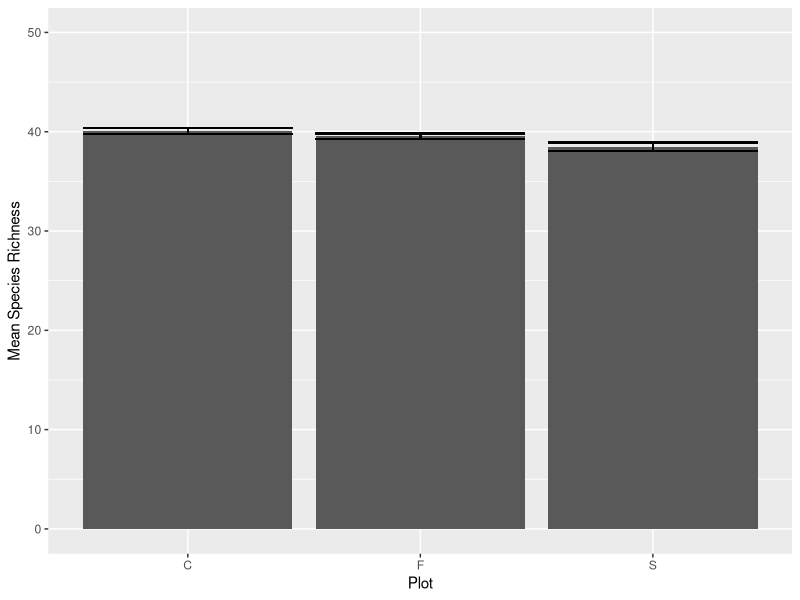
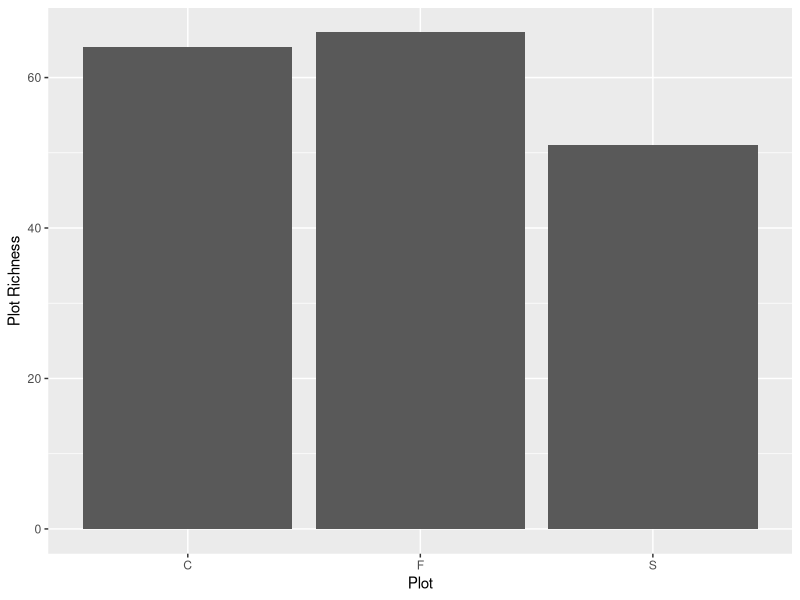
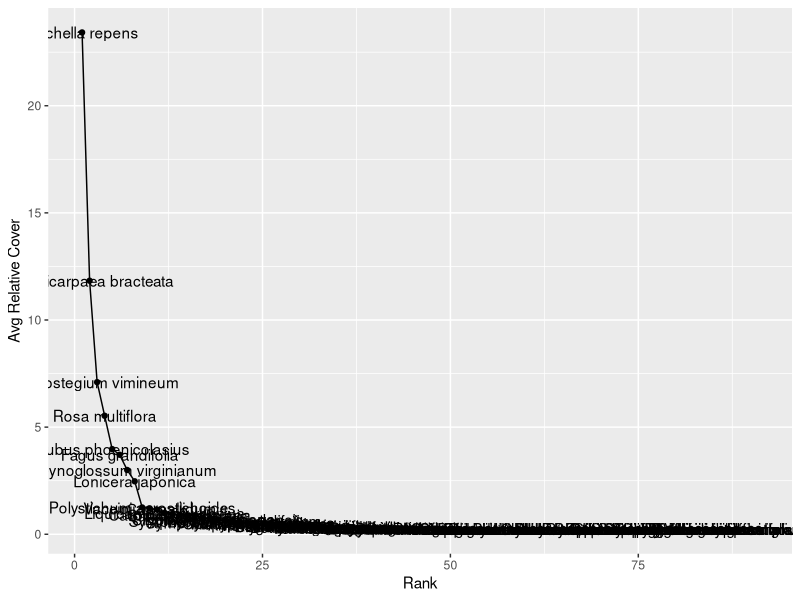
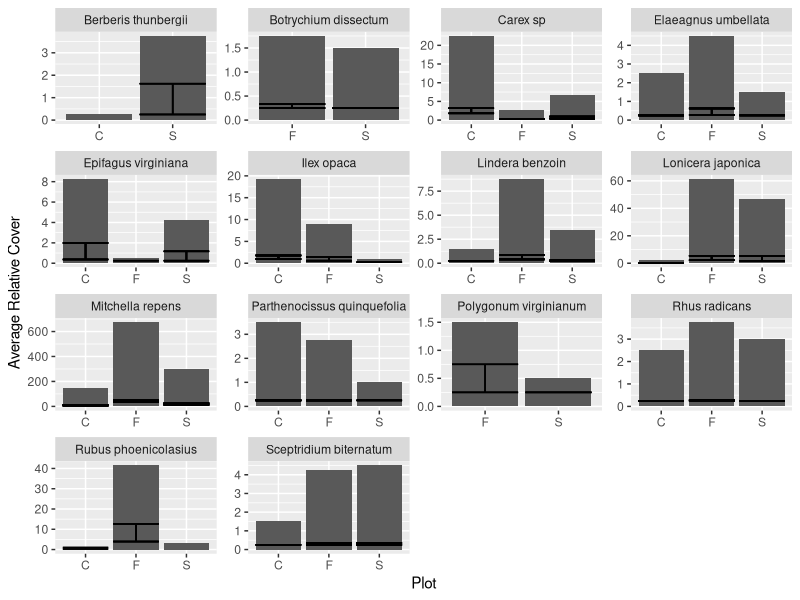

Reproduce these figures in R, in order.
## ---- chunk 1
knitr::opts_chunk$set(echo = TRUE)
knitr::opts_knit$set("D:/School Stuff/Graduate Stuff/Graduate Classes/Spring 2023/UNCG_DataWrangling" = '/tmp')
library(tidyverse)
theme_bw()
stormbase<-read.csv("TEMPEST_SERC_understory sppcomp_2021.csv")
## ---- chunk 2

#Plant data
plantdet= stormbase%>%
  filter(!str_detect(species, c("infrastructure"))) %>%
  filter(!str_detect(species, c("bare"))) %>%
  filter(!str_detect(species, c("basal"))) %>%
  filter(!str_detect(subplot, c('additional')))

plantspec<-as.data.frame(unique(plantdet$species))

#Treatment data
stormtreat<-stormbase %>%
  select(plot, subplot)%>%
  mutate(treatment = ifelse(plot %in% "C", "Control", plot)) %>%
  mutate(treatment=ifelse(plot %in% "S","Saltwater inundation", treatment)) %>%
 mutate(treatment=ifelse(plot %in% "F","Freshwater inundation", treatment))

## ---- chunk 3
#Calculate total plant cover (no non-plants) for each subplot in a new dataframe, removing additional (0 cover) species. Join these dataframes back into original cover data, and calculate cover as 100*(species_cover/total_cover)


#divide by subplot and cover
subcover<-plantdet %>%
  filter(!str_detect(subplot,c("additonal"))) %>%
  group_by(subplot) %>%
  summarise(totalcover=sum(cover))%>%
  ungroup()

bigdata<-left_join(plantdet,subcover) %>%
  group_by(subplot) %>%
  mutate(relative_cover=100*(cover/totalcover)) %>%
  select(-notes)

## ---- chunk 4
#Make 2 new dataframes

#one with plant species richness by subplot, with mean and st.error of subplot species richness

sprichness <- bigdata %>% 
  group_by(subplot) %>% 
  mutate(splotrichness = n_distinct(species)) %>% 
  ungroup()


#The other with plant species richness by plot, including additional species

plotrichness <- sprichness %>% 
  group_by(plot) %>% 
  mutate(plotrichness = n_distinct(species)) %>% 
  ungroup()

## ---- chunk 5
#Now, we need to make our figures. To make them, we need to find mean and st.error

std.error <- function(x) sd(x)/sqrt(length(x))
   
meanrich <- plotrichness %>% group_by(plot) %>% 
  mutate(meansprichness = mean(splotrichness)) %>% 
  mutate(st.errsprichness = std.error(splotrichness))

plotsprich <- meanrich %>% 
  group_by(plot) %>% 
  summarize(plotrichness = n_distinct(species)) %>%
  ungroup()

#One should be a bar graph showing richness by plot, with mean and st.error by subplot
ggplot(meanrich, aes(x=plot, y=meansprichness)) +
  geom_bar(stat= "identity") +
  geom_errorbar(aes(ymin = meansprichness - st.errsprichness,
                    ymax = meansprichness + st.errsprichness)) +ylim(0,50) +
  xlab("Plot") +
  ylab("Mean Species Richness")


#The other should be a bar graph showing richness at the plot level
ggplot(plotsprich, aes(x=plot, y=plotrichness)) +
  geom_bar(stat= "identity") +
  xlab("Plot") +
  ylab("Plot Richness")


## ---- chunk 6
#Make a rank-abundance curve for avg understory plant community composition

#Calculate relative cover for all species across subplots, in each plot
relcover <- plantdet %>%
  group_by(plot, species) %>% 
  summarize(average_rel_cov = mean(cover)) %>% 
  ungroup()

#Calculate relative cover of species across plots
species_cover <- relcover %>% 
  group_by(species) %>% 
  summarize(average_rel_cov = mean(average_rel_cov))

#Sort dataframe by highest to lowest cover
cover_ranked <- species_cover %>% 
  arrange(desc(average_rel_cov))

#Rank species by relative cover
cover_ranked <- cover_ranked %>% 
  mutate(number = 1:91)


#Graph species by relative cover and rank
ggplot(cover_ranked, aes(x=number, y=average_rel_cov)) +
  geom_point() +
  geom_line() +
  geom_text(aes(label = species)) +
  xlab("Rank") +
  ylab("Avg Relative Cover")
## ---- chunk 7
#Calc mean/st. error by plot
relcover_mean <- plantdet %>%
  group_by(plot, species) %>% 
  mutate(average_rel_cov = mean(cover)) %>% 
  mutate(stderror = std.error(cover)) %>% 
  select(plot, species, cover, average_rel_cov, stderror) %>%
  ungroup()

#Select specific species to study on figure

spsubset <- relcover_mean %>%
  filter(species %in% c("Berberis thunbergii", "Botrychium dissectum", "Carex sp", "Elaeagnus umbellata", "Epifagus virginiana", "Gallium circaezans", "Ilex opaca", "Lindera benzoin", "Lonicera japonica", "Mitchella repens", "Parthenocissus quinquefolia", "Polygonum virginianum", "Rhus radicans", "Rubus phoenicolasius", "Sceptridium biternatum", "Symphotrichium lateriflorum"))

    
specieslist<-c("Berberis thunbergii", "Botrychium dissectum","Carex sp", "Elaeagnus umbellata", "Epifagus virginiana","Gallium circaezans", "Ilex opaca", "Lindera benzoin", "Lonicera japonica", "Mitchella repens", "Parthenocissus quinquefolia", "Polygonum virginianum", "Rhus radicans", "Rubus phoenicolasius", "Sceptridium biternatum", "Symphotrichium lateriflorum")

ggplot(spsubset, aes(x= plot, y=average_rel_cov)) +
  geom_bar(stat="identity") +
  geom_errorbar(aes(ymin = average_rel_cov - stderror,
                    ymax = average_rel_cov + stderror)) +
  facet_wrap(~species, scales = 'free') +
  ylab("Average Relative Cover") +
  xlab("Plot")
